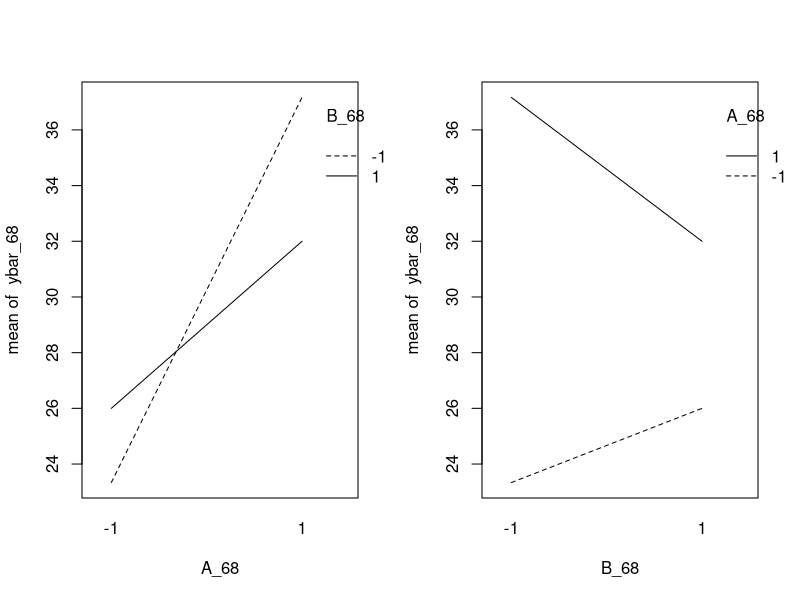
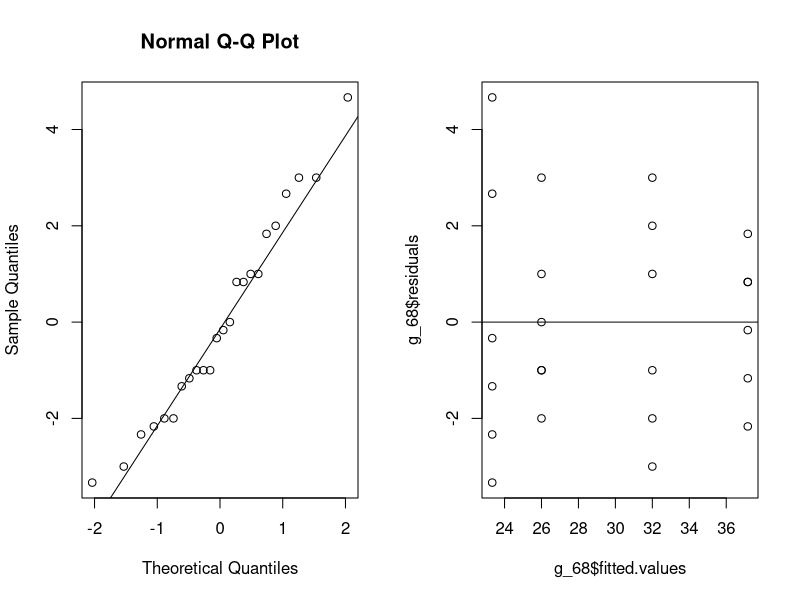
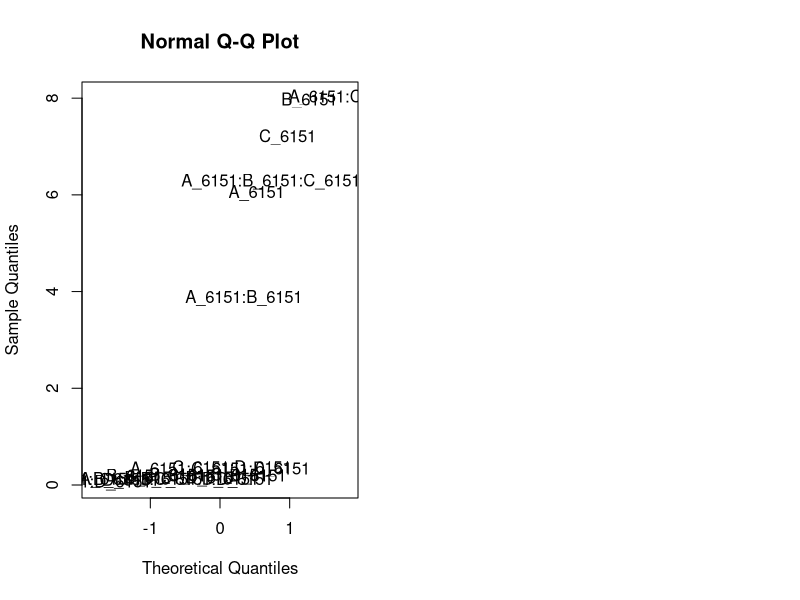

Generate these figures, in order, with R:
## ---- chunk 1
knitr::opts_chunk$set(echo = TRUE)
## ---- chunk 2
#input data
A_68 <- c(-1, 1, -1,1)
B_68 <- c(-1, -1, 1, 1)
I_68 <- c(21,37,25,31)
II_68 <- c(23,38,24,29)
III_68 <- c(20,35,29,30)
IV_68 <- c(22,39,26,34)
V_68 <- c(28,38,25,33)
VI_68 <- c(26,36,27,35)

#combine into table
data_68 <- data.frame(A_68, B_68, I_68, II_68, III_68, IV_68, V_68, VI_68)
data_68

#build ANOVA table

y_68 <- c(I_68, II_68, III_68, IV_68, V_68, VI_68)
 
factorA_68 <- as.factor(rep(A_68,6))
factorB_68 <- as.factor(rep(B_68,6))
g_68 <- lm(y_68 ~ factorA_68 + factorB_68 + factorA_68*factorB_68)
anova(g_68)

#looks like A does impact the response and B does not. the interaction effect is also significant

#compute sums for each combination
sums_68 <- apply(data_68[,3:8], 1, sum)
names(sums_68) <- c("(1)", "(a)", "(b)", "(ab)")
ybar_68 <- sums_68/6

#interaction plots
par(mfrow=c(1,2))
interaction.plot(A_68, B_68, ybar_68) #lines crossing
interaction.plot(B_68, A_68, ybar_68) #lines not crossing but not parallel
#interaction effect is indeed occurring
#time definitely matters, but you can also say that bacterial growth depends on the interaction of time with the culture

#effect estimate
A_hat_68<-(sums_68[4]+sums_68[2]-sums_68[3]-sums_68[1])/12
#the main effect of A is 9.92. This is the change in response produced by the change in the level of 'time' averaged over the levels of 'culture'
B_hat_68 <- (sums_68[4]+sums_68[3]-sums_68[2]-sums_68[1])/12
#the main effect of B is weak: -1.25. This is the change in response produced by the change in the level of 'culture' averaged over the levels of 'time'.
AB_hat_68 <- (sums_68[4]+sums_68[1]-sums_68[2]-sums_68[3])/12
#the interaction effect of AB is -3.92. This is the average difference between the effect of culture at the high level of time and the effect of culture at the low level of time. 
## ---- chunk 3
# residual analysis
par(mfrow=c(1,2))
# normal plot
qqnorm(g_68$residuals)
qqline(g_68$residuals) #this looks pretty normal
gaov_68<-aov(y_68~factorA_68+factorB_68)
shapiro.test(g_68$residuals) #it is normal, hurrah
bartlett.test(gaov_68$residuals~factorA_68) #equal variance!
bartlett.test(gaov_68$residuals~factorB_68) #equal variance!

#residual plot
plot(g_68$fitted.values,g_68$residuals) #looks homoscedastic - good
abline(h=0)
## ---- chunk 4
#input data
A_615 <- as.factor(rep(c(-1,1), times=16))
B_615 <- as.factor(rep(c(-1,1), each = 2, times=8))
C_615 <- as.factor(rep(c(-1,1), each = 4, times=4))
D_615 <- as.factor(rep(c(-1,1), each = 16))
rep_615 <- as.factor(rep(1:2, each=16))
y_615 <- c(7.037,14.707,11.635,17.273,10.403,4.368,9.360,13.440,8.561,16.867,13.876,19.824,11.846,6.125,11.190,15.653, 6.376, 15.219,12.089,17.815,10.151,4.098,9.253,12.923,8.951,17.052,13.658,19.639,12.337,5.904,10.935,15.053)

data_615 <- data.frame(A_615, B_615, C_615, D_615, rep_615, y_615)

require(stats)
data_615 <- aggregate(y_615 ~ A_615 + B_615 + C_615 + D_615, FUN= mean,data=data_615)

#create linear model
g_615 <- lm(y_615~(A_615+B_615+C_615+D_615)^4,data=data_615)


#visualize effects
g_615$effects
effects_615 <- abs(g_615$effects[-1])

#plot effects
qq_615 <- qqnorm(effects_615, type="n")  # "n" means no plotting
text(qq_615$x, qq_615$y, labels = names(effects_615)) 

print(effects_615) #these are the estimated effects. looks like D is unimportant
## ---- chunk 5
anova(g_615)
